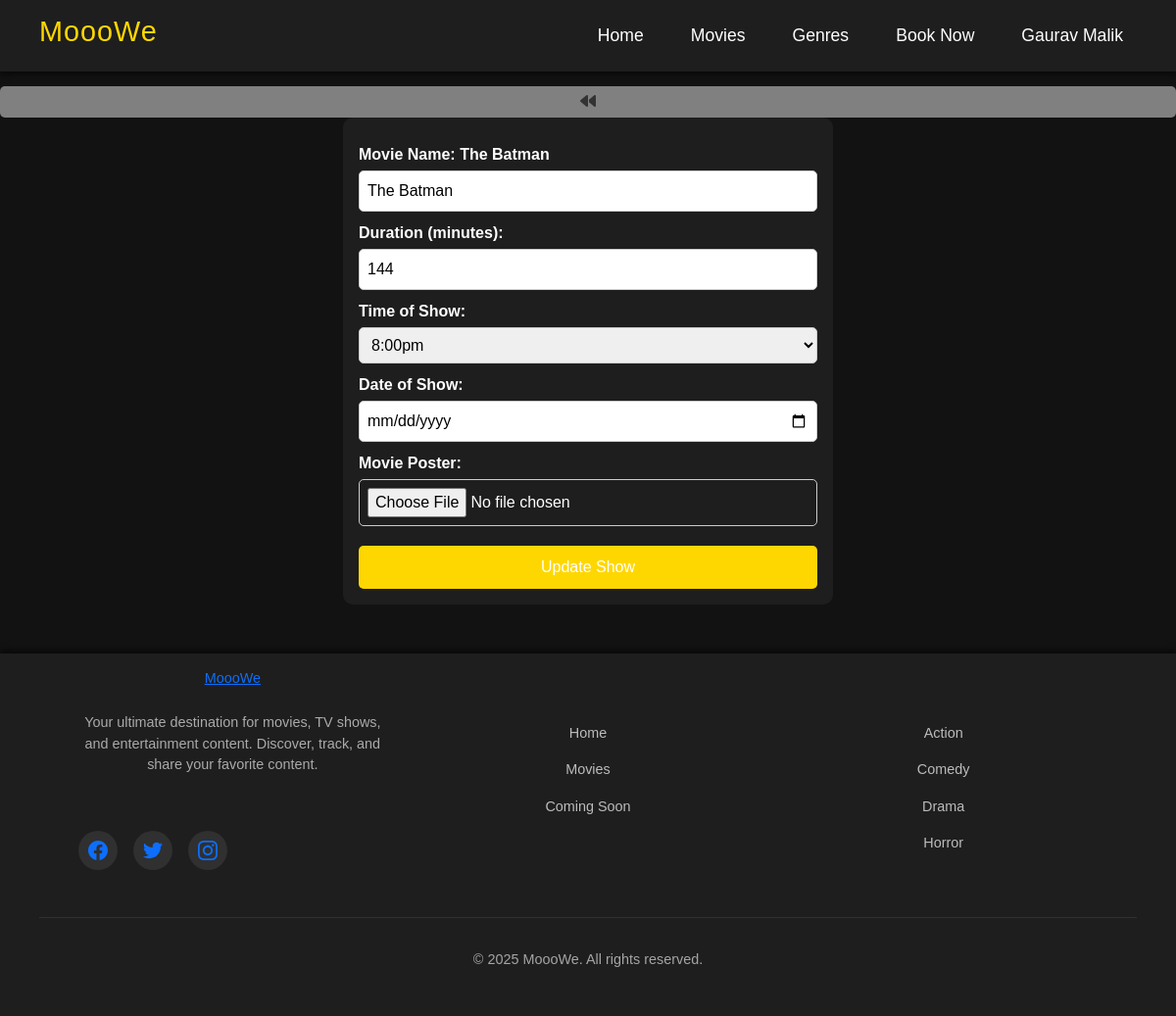
The page /Bookings/update_show/0 (signed in) on the database its author committed.
### Movies/models.py (models this page shows, shortened)
class AppUser(AbstractUser):
    GENDER_CHOICES = (
        ('Male', 'Male'),
        ('Female', 'Female'),
        ('Other', 'Other'),
    )
    email = models.EmailField(unique=True)
    phone = models.CharField(max_length=15)
    address = models.TextField()
    gender = models.CharField(max_length=10, choices=GENDER_CHOICES)
    name = models.CharField(max_length=150)
    image = models.ImageField(default = 'None', upload_to='Movies/static/uploads')
    username = None
    objects = AppUserManager()
    USERNAME_FIELD = 'email'
    REQUIRED_FIELDS = ['name', 'phone', 'address', 'gender']

### Bookings/models.py (models this page shows, shortened)
class Show(models.Model):
    time_choices  = (
        ('Morning' , 'Morning'),
        ('Afternoon' , 'Afternoon'),
        ('Evening' , 'Evening')
    )
    movie_name = models.CharField(max_length=50)
    duration = models.CharField(max_length=10)
    time = models.CharField(max_length=20 , choices=time_choices)
    date = models.DateField()
    movie_poster = models.ImageField(upload_to='Movies/static/uploads')
    theatre = models.ForeignKey(Theatre , on_delete= models.RESTRICT)

### Bookings/views.py (the view, shortened to what this page needs)
# urls.py: path('update_show/<int:id>' , views.update_show_view , name='update_show'),
@login_required
def update_show_view(request , id):
    show =  get_object_or_404(Show, id=id)
    data = {"show":show}
    return render(request , "update_show.html" , context=data)

### Bookings/templates/update_show.html (shortened to what this page needs)
{% extends 'movies_base.html' %} {% load static %} {% block content %}
<main>
    <button
    class="back-button"
    onclick="window.history.back()"
    aria-label="Go back"
  >
    <i class="fa-solid fa-backward"></i>
  </button>
  <div class="show-form-container">
    <form action="{% url 'update_show' id=show.id %}" method="post">
      <label for="movie_name">Movie Name: {{show.movie_name}}</label>
      <input type="text" name="movie_name" id="movie_name" value="{{show.movie_name}}" required />
      <label for="duration">Duration (minutes):</label>
      <input type="number" name="duration" id="duration" value="{{show.duration}}" required min="1" />
      <label for="show_time">Time of Show:</label>
      <select name="show_time" id="show_time" required>
        <option selected>{{show.time}}</option>
      </select>
      <label for="show_date">Date of Show:</label>
      <input type="date" name="show_date" id="show_date" value="{{show.date}}" required />
      <label for="poster">Movie Poster:</label>
      <input type="file" name="poster" id="poster" accept="image/*" required value="{{show.poster}}" />
      <button type="submit">Update Show</button>
    </form>
  </div>
</main>
{% endblock %}

### Movies/templates/movies_base.html (shortened to what this page needs)
<!DOCTYPE html>
{% load static %}
<html lang="en">
  <head>
    <link rel="stylesheet" href="https://use.typekit.net/med7fre.css" />
    <link
      rel="stylesheet"
      href="https://cdn.jsdelivr.net/npm/bootstrap@5.3.5/dist/css/bootstrap.min.css"
    />
  </head>
  <body>
    <header>
      <div id="navbar">
        <div class="left-nav">
          <div class="nav-brand">
            <a href="{% url 'movies_home_page' %}"><h3>MoooWe</h3></a>
          </div>
        </div>
        <div class="nav-right">
          <div class="nav-link">
            <a href="{% url 'movies_home_page' %}">Home</a>
          </div>
          <div class="nav-link">
            <a href="{% url 'movies_movies' %}">Movies</a>
          </div>
          <div class="nav-link">
            <a href="{% url 'movies_genre' %}">Genres</a>
          </div>
          <div class="nav-link">
            <a href="{% url 'booking_home' %}">Book Now</a>
          </div>
          {% if user.is_authenticated %}
          <div class="dropdown nav-link">
            <span class="dropdown-btn">{{ user.name }}</span>
          </div>
          {% else %}
          <div class="nav-link">
            <a href="{% url 'movies_login' %}">Login</a>
          </div>
          {% endif %}
        </div>
      </div>
    </header>
     {% block content %} {% endblock %}
    <footer>
      <div class="footer-content">
        <div class="footer-section">
          <a href="{% url 'movies_home_page' %}" class="logo">
            <span>MoooWe</span>
          </a>
          <p class="text-gray-400">
            Your ultimate destination for movies, TV shows, and entertainment
            content. Discover, track, and share your favorite content.
          </p>
          <div class="footer-social">
            <a href="#" class="social-icon">
            </a>
            <a href="#" class="social-icon">
            </a>
            <a href="#" class="social-icon">
            </a>
          </div>
        </div>
        <div class="footer-section">
          <h3 class="footer-title">Quick Links</h3>
          <div class="footer-links">
            <a href="{% url 'movies_home_page' %}">Home</a>
            <a href="{% url 'movies_movies' %}">Movies</a>
            <a href="#">Coming Soon</a>
          </div>
        </div>
        <div class="footer-section">
          <h3 class="footer-title">Categories</h3>
          <div class="footer-links">
            <a href="#">Action</a>
            <a href="#">Comedy</a>
            <a href="#">Drama</a>
            <a href="#">Horror</a>
          </div>
        </div>
      </div>
      <div class="footer-bottom">
        <p>
          &copy; 2025 MoooWe. All rights reserved.
        </p>
      </div>
    </footer>
  </body>
</html>

### Movies/templates/movies_base.html (style rules this page uses)
* { margin: 0; padding: 0; box-sizing: border-box; }
body { background-color: #121212; color: white; font-family: "archivo-black", sans-serif; }
header { background-color: #1e1e1e; padding: 15px 40px; box-shadow: 0 4px 6px rgba(0, 0, 0, 0.5); position: sticky; top: 0; z-index: 999; }
#navbar { display: flex; justify-content: space-between; align-items: center; flex-wrap: wrap; }
.left-nav h3 { font-size: 1.8rem; color: gold; letter-spacing: 1px; text-decoration: none; }
.nav-brand a { text-decoration: none; }
.nav-right { display: flex; gap: 20px; align-items: center; }
.nav-link a { position: relative; color: white; text-decoration: none; font-size: 1.1rem; padding: 8px 14px; transition: all 0.3s ease; }
.nav-link a::after { content: ""; position: absolute; left: 14px; bottom: 5px; width: 0; height: 2px; background-color: gold; transition: width 0.3s ease; }
.dropdown { position: relative; }
.dropdown-btn { cursor: pointer; font-size: 1.1rem; color: white; padding: 8px 14px; display: inline-block; border-radius: 8px; transition: all 0.3s ease; }
footer { text-align: center; padding: 30px 0; background-color: #1e1e1e; color: #aaa; font-size: 0.9rem; }
footer { background-color: #1e1e1e; color: #aaa; width: 100%; padding: 15px 40px; box-shadow: 0 -4px 6px rgba(0, 0, 0, 0.5); position: relative; left: 0; overflow: hidden; margin: 0; }
.footer-content { max-width: 1400px; margin: 0 auto; padding: 0 40px; display: grid; grid-template-columns: repeat(auto-fit, minmax(250px, 1fr)); gap: 3rem; }
.footer-bottom { margin-top: 3rem; padding: 15px 40px; border-top: 1px solid rgba(255, 255, 255, 0.08); text-align: center; color: rgba(255, 255, 255, 0.6); font-size: 0.9rem; }
.footer-section { display: flex; flex-direction: column; gap: 1.5rem; }
.footer-title { font-size: 1.25rem; font-weight: 700; background: linear-gradient(135deg, var(--primary), var(--secondary)); -webkit-background-clip: text; background-clip: text; color: transparent; }
.footer-links { display: flex; flex-direction: column; gap: 1rem; }
.footer-links a { color: rgba(255, 255, 255, 0.7); text-decoration: none; transition: all 0.3s ease; position: relative; padding-left: 0; }
.footer-links a::before { content: "▹"; position: absolute; left: -12px; opacity: 0; transition: opacity 0.3s ease; color: var(--primary); }
.footer-social { display: flex; gap: 1rem; margin-top: 1rem; }
.social-icon { width: 40px; height: 40px; border-radius: 50%; background: rgba(255, 255, 255, 0.08); display: flex; align-items: center; justify-content: center; transition: all 0.3s ease; }
.footer-bottom { margin-top: 3rem; padding-top: 2rem; border-top: 1px solid rgba(255, 255, 255, 0.08); text-align: center; color: rgba(255, 255, 255, 0.6); font-size: 0.9rem; }

### Bookings/templates/update_show.html (style rules this page uses)
main { width: 100%; padding-top: 15px; padding-bottom: 50px; }
.show-form-container { max-width: 500px; margin: 0 auto; padding: 1rem; color: white; font-family: "archivo-black", sans-serif; font-weight: 400; font-style: normal; background-color: #1e1e1e; border-radius: 10px; }
.show-form-container form { display: flex; flex-direction: column; }
.show-form-container label { margin-top: 10px; font-weight: bold; }
.show-form-container input, .show-form-container select { padding: 8px; margin-top: 4px; border-radius: 5px; border: 1px solid #ccc; }
.show-form-container button { margin-top: 20px; padding: 10px; background-color: gold; color: white; border: none; border-radius: 5px; cursor: pointer; }
.back-button { position: sticky; top: 10px; left: 5px; width: 100%; margin: auto; overflow: hidden; display: inline-block; padding: 4px 8px; background-color: gray; color: #333; border: none; border-radius: 5px; z-index: 5; cursor: pointer; transition: all 0.3s ease; font-family: Arial, sans-serif; text-decoration: none; }

### rows shown on the page
AppUser: name "Gaurav Malik"
Show: movie_name "The Batman", duration "144", show_time "8:00pm"
